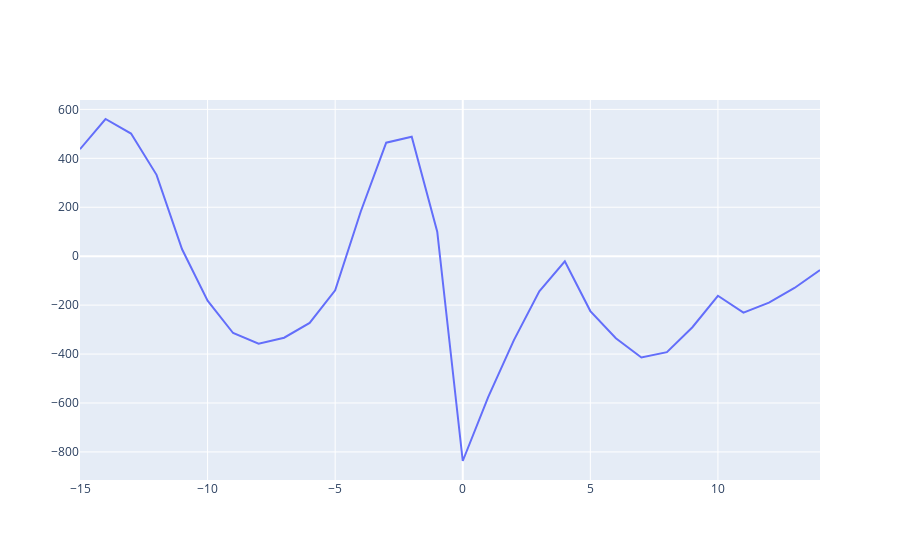

Notebook code cell kept with this figure:
### Code cell
cross_Cor = np.correlate(omega_hat, chase_df.loc[:,'error_phi'], mode='full')
x_Axis = np.arange(-len(omega_hat), len(omega_hat), 1)
fig = go.Figure(data=go.Scatter(x = x_Axis, y=cross_Cor))
fig.show()
fig.write_html("../dataFolders/MuscaChasingMusca/Sampled100fps_Figures/Chase_relationships/" + name + "phi_cross_cor.html")

### Figure 1 — Plotly figure (JSON) as saved in the notebook; plotly's stock layout.template omitted (floating-point values rounded to 4 significant figures)
{"data": [{"type": "scatter", "x": [-15, -14, -13, -12, -11, -10, -9, -8, -7, -6, -5, -4, -3, -2, -1, 0, 1, 2, 3, 4, 5, 6, 7, 8, 9, 10, 11, 12, 13, 14], "y": [437.2, 560.6, 501.2, 332.4, 28.08, -182.0, -314.1, -357.5, -333.2, -272.6, -139.7, 181.8, 463.9, 487.9, 99.8, -837.1, -575.3, -344.2, -143.7, -20.9, -224.3, -335.6, -413.8, -392.2, -290.5, -161.9, -230.9, -189.6, -130.0, -56.43]}], "layout": {}}
